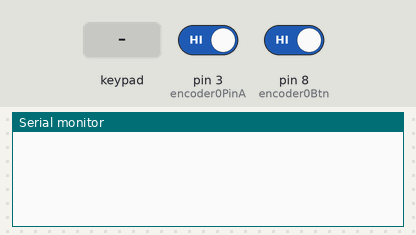
Simulated run of this sketch. Board: Arduino Leonardo, built with avr-gcc and run on an emulated ATmega32U4. On the bench: the last lines printed to the serial monitor. The inputs (shaded band) are chosen by the test bench; at power-on: pin 3 (encoder0PinA) HIGH, pin 8 (encoder0Btn) HIGH.

Above: at 1.2 s.
1.3 s: key '1' pressed
At 2.2 s:
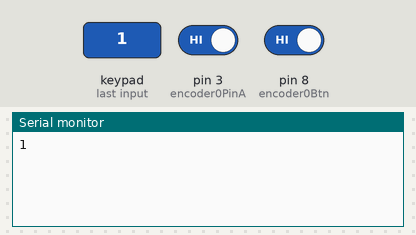
2.8 s: keypad keys 1 5 1 8 1 9 pressed 0.4 s apart
At 5.7 s:
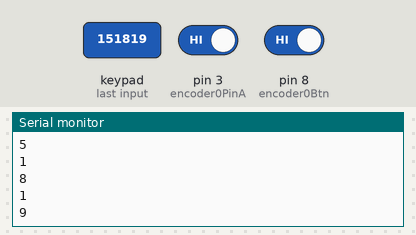
6.7 s: key '2' pressed
At 7.7 s:
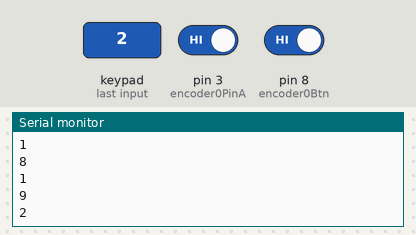
8.2 s: keypad keys 1 3 9 7 2 2 pressed 0.4 s apart
At 11.1 s:
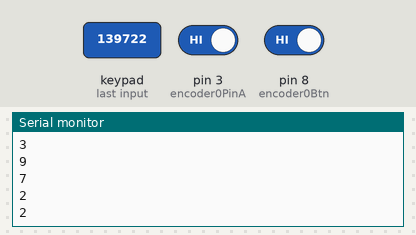
Timing chart, 0 to 12.6 s (numbered marks = the images above; inputs shaded):
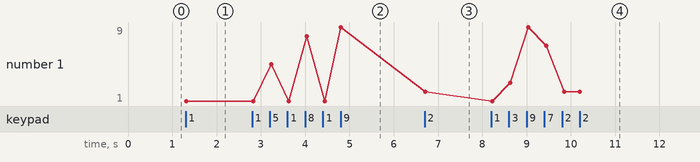

The sketch:

MicroKeyboard.ino
```cpp
#include <Keyboard.h> // The main library for sending keystrokes. //https://www.arduino.cc/reference/en/language/functions/usb/keyboard/
//#include "Mouse.h"
#include <Keypad.h>  //https://playground.arduino.cc/Code/Keypad/

#define encoder0PinA 3   //2
#define encoder0PinB 2    //3
#define encoder0Btn 8
int encoder0Pos = 0;


const byte ROWS = 3;
const byte COLS = 3;

char hexaKeys[ROWS][COLS] = {
  {'1', '2', '3'},
  {'4', '5', '6'},
  {'7', '8', '9'},
};

byte rowPins[ROWS] = {10,16,14};
byte colPins[COLS] = {15,18,19};

Keypad customKeypad = Keypad(makeKeymap(hexaKeys), rowPins, colPins, ROWS, COLS);

void setup(){
  Serial.begin(9600);
  pinMode(encoder0PinA, INPUT_PULLUP);
  pinMode(encoder0PinB, INPUT_PULLUP);
  pinMode(encoder0Btn, INPUT_PULLUP);
  attachInterrupt(0, doEncoder, CHANGE);
}

int valRotary,lastValRotary;

void loop(){
  char customKey = customKeypad.getKey();

  if (customKey){
    Serial.println(customKey);
    if(customKey == '1'){
    	Keyboard.write('p');

    }else if(customKey == '2'){
        Keyboard.write('0');

    }else if(customKey == '3'){
        Keyboard.write('9');

    }else if(customKey == '4'){
        Keyboard.write('[');

    }else if(customKey == '5'){
		Keyboard.write(']');

    }else if(customKey == '6'){
		Keyboard.write('o');

    }else if(customKey == '7'){
		Keyboard.write('m');

    }else if(customKey == '8'){
		Keyboard.write('r');
    }


  }


//code for encoder

  int btn = digitalRead(encoder0Btn);
  if(valRotary>lastValRotary){
	Keyboard.write('3');
    }
  if(valRotary<lastValRotary)  {
	Keyboard.write('4');
    }
  lastValRotary = valRotary;
  delay(50);
}
void doEncoder()
{
  if (digitalRead(encoder0PinA) == digitalRead(encoder0PinB))
  {
  encoder0Pos++;
  }
  else
  {
  encoder0Pos--;
  }
  valRotary = encoder0Pos/2.5;
}
```

Measured:
- after the input at 1.3 s, the serial monitor: prints a new line at once (image 1)
- after the input at 2.8 s, the serial monitor: prints a new line after 0.43 s (image 2)
- after the input at 6.7 s, the serial monitor: prints a new line at once (image 3)
- after the input at 8.2 s, the serial monitor: prints a new line at once (image 4)
- plotted number 1: 1 → 9 after the input at 2.8 s, 9 → 2 after the input at 6.7 s
